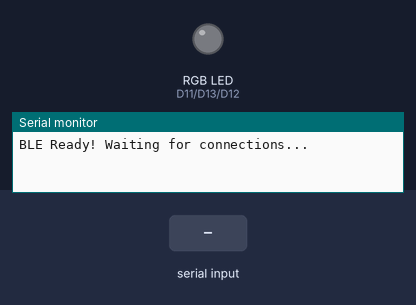
A sketch run on a simulated nRF52 board. On the bench: an RGB LED mixed from three pins (HIGH = lit), the last lines printed to the serial monitor. The test bench sets the inputs (shaded band). A phone connects over Bluetooth LE 3 s after start.

Above: at 1.2 s.
1.3 s: "R" received over the second serial link
At 2.5 s:
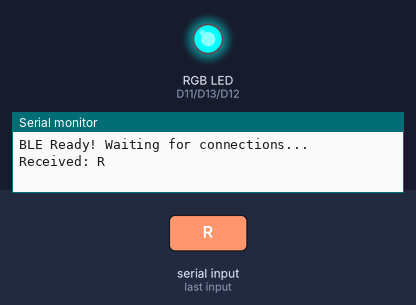
2.8 s: "G" received over the second serial link
At 3.6 s:
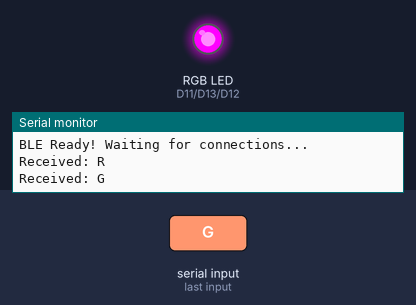
4.3 s: "B" received over the second serial link
At 4.7 s:
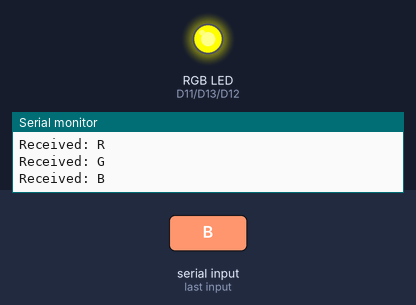
5.8 s: "O" received over the second serial link
At 7.1 s:
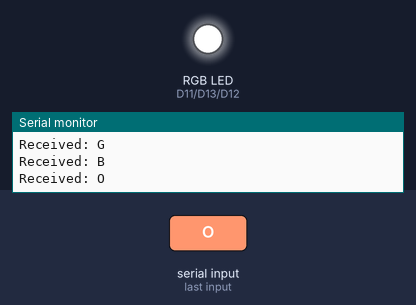
Timing chart, 0 to 8.3 s (numbered marks = the images above; inputs shaded):
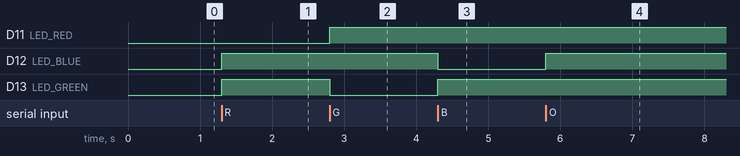

Measured:
- after the input at 1.3 s, D12 (LED_BLUE), D13 (LED_GREEN): LOW → HIGH at once
- after the input at 2.8 s, D11 (LED_RED): LOW → HIGH at once; D13 (LED_GREEN): HIGH → LOW at once
- after the input at 4.3 s, D12 (LED_BLUE): HIGH → LOW at once; D13 (LED_GREEN): LOW → HIGH at once
- after the input at 5.8 s, D12 (LED_BLUE): LOW → HIGH at once

The sketch:

nRF_BLE_Test03.ino
```cpp
#include <bluefruit.h>

// Define LED pins (Check your board's documentation)
#define LED_RED    11
#define LED_GREEN  13
#define LED_BLUE   12

BLEUart bleUart;  // BLE UART Service

void setup() {
    Serial.begin(115200);
    // while (!Serial); // Wait for Serial Monitor

    // Initialize Bluefruit
    Bluefruit.begin();
    Bluefruit.setName("XIAO_BLE_LED");

    // Configure and start the BLE UART service
    bleUart.begin();

    // Set up advertising
    startAdv();

    // Set LED pins as output
    pinMode(LED_RED, OUTPUT);
    pinMode(LED_GREEN, OUTPUT);
    pinMode(LED_BLUE, OUTPUT);

    if(Serial) Serial.println("BLE Ready! Waiting for connections...");
}

void loop() {
    if (bleUart.available()) {
        char receivedChar = bleUart.read();
        if(Serial) Serial.print("Received: ");
        if(Serial) Serial.println(receivedChar);

        // Control LED based on received character
        controlLED(receivedChar);
    }
}

// Function to control RGB LED
void controlLED(char command) {
    if (command == 'R' || command == 'r') {
        analogWrite(LED_RED, 0);
        analogWrite(LED_GREEN, 255);
        analogWrite(LED_BLUE, 255);
    } else if (command == 'G' || command == 'g') {
        analogWrite(LED_RED, 255);
        analogWrite(LED_GREEN, 0);
        analogWrite(LED_BLUE, 255);
    } else if (command == 'B' || command == 'b') {
        analogWrite(LED_RED, 255);
        analogWrite(LED_GREEN, 255);
        analogWrite(LED_BLUE, 0);
    } else if (command == 'O' || command == 'o') {  // Turn Off LED
        analogWrite(LED_RED, 255);
        analogWrite(LED_GREEN, 255);
        analogWrite(LED_BLUE, 255);
    } else if (command == 'I' || command == 'i') {  // Turn on LED
        analogWrite(LED_RED, 0);
        analogWrite(LED_GREEN, 0);
        analogWrite(LED_BLUE, 0);
    }else {
        if(Serial) Serial.println("Invalid Command! Use 'R', 'G', 'B', or 'O'.");
    }
}

// Function to start BLE advertising
void startAdv() {
    Bluefruit.Advertising.addService(bleUart);
    Bluefruit.Advertising.addName();
    Bluefruit.Advertising.start();
}
```
